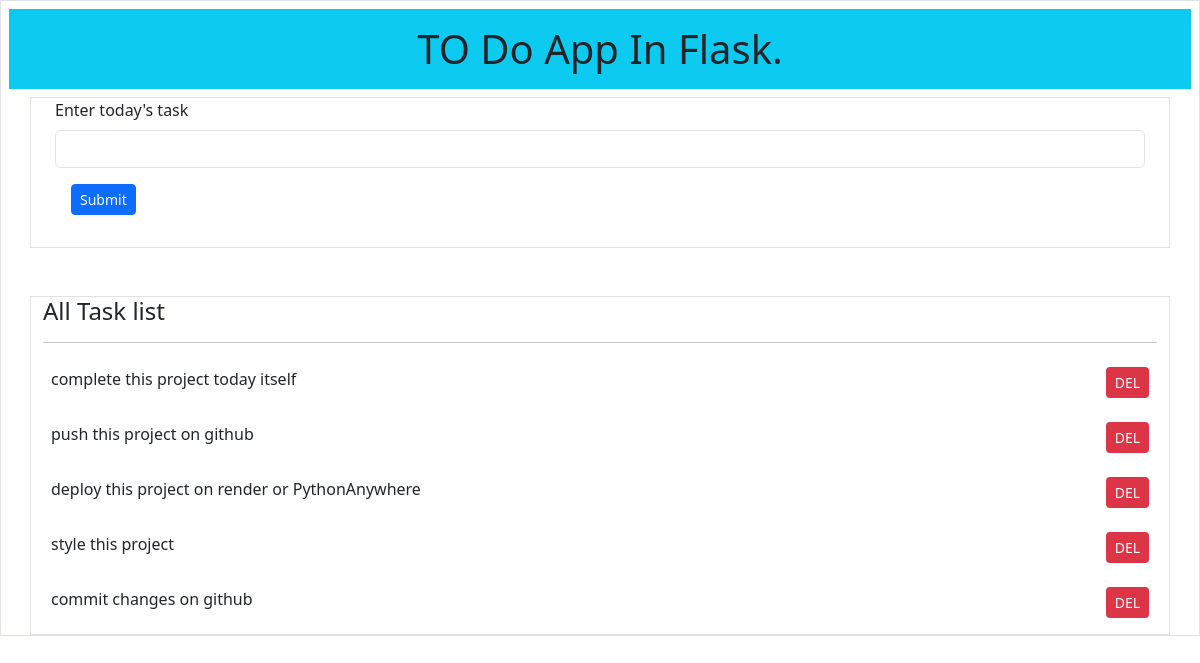
The app's page /, older data.
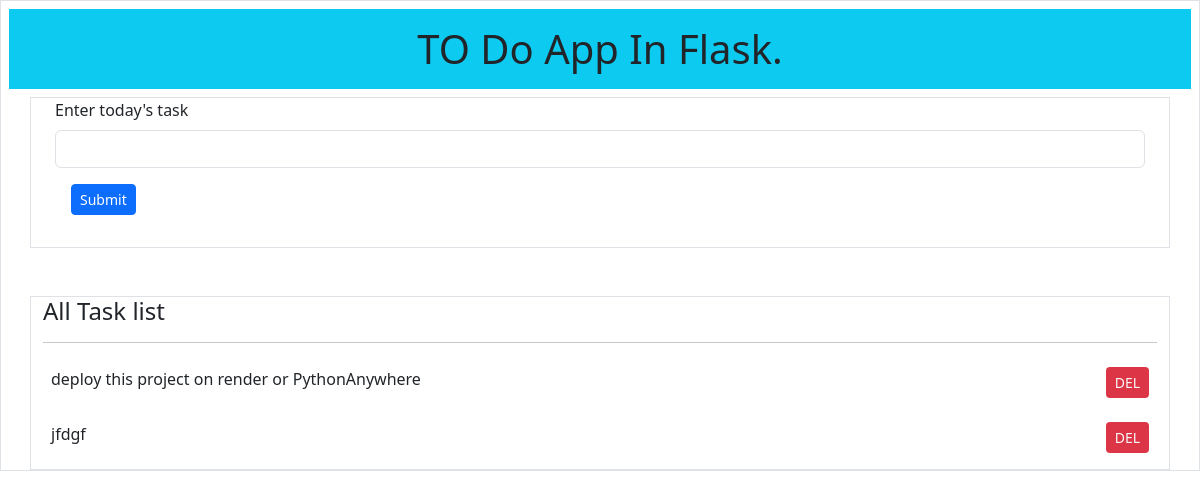
The same page, newer data.
### tables this page shows
CREATE TABLE todolist(id integer primary key autoincrement, task text not null);

### app.py (the view)
@app.route('/', methods=["POST", "GET"])
def index():
    db = connect_to_database()#get_database()
    task_cursor = db.execute("select * from todolist")
    alltasks = task_cursor.fetchall()
    return render_template("index.html", alltasks = alltasks)

### database.py (called while the page is built)
def connect_to_database():
    sql = sqlite3.connect("todoapp.db")
    sql.row_factory = sqlite3.Row
    return sql

### templates/index.html (shortened to what this page needs)
<!doctype html>
<html lang="en">
  <head>
    <link href="https://cdn.jsdelivr.net/npm/bootstrap@5.3.0-alpha3/dist/css/bootstrap.min.css" rel="stylesheet">
  </head>
  <body>
    <div class="parent border">
        <header class="bg-info m-2">
            <h1 class="text-center p-3">TO Do App In Flask.</h1>
        </header>
        <form action="/inserttask" method="POST" class="mb-5 container border">
            <div class="mb-3 container">
              <label for="taskfield" class="form-label">Enter today's task</label>
              <input type="text" class="form-control" id="taskfield" name="todaystask">
              <button type="submit" class="btn btn-sm btn-primary m-3">Submit</button>
            </div>
        </form>
        <div class = "container border">
            <h4>All Task list</h4><hr/>
            {% for eachtask in alltasks %}
            <div class="d-flex justify-content-between mb-2 p-2">
                <div> {{ eachtask['task'] }} </div>
                <a href="{{ url_for('deletetask', id = eachtask['id'])}}"
                class="btn btn-sm bg-danger text-light">DEL</a>
            </div>
            {% endfor %}
        </div>
    </div>
  </body>
</html>

Row changes from the older to the newer data that the page shows:
removed todolist: task "complete this project today itself"
removed todolist: task "push this project on github"
removed todolist: task "style this project"
removed todolist: task "commit changes on github"
added todolist: task "jfdgf"
